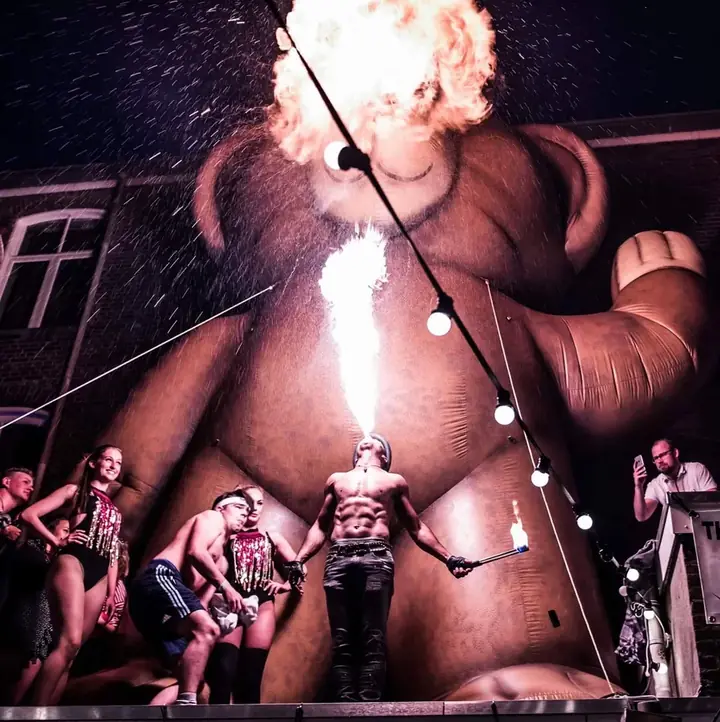
#> input picture assets/media/festival-720.webp, 720 x 722 px, given in place of logo-mail.png, which was not available; the run also reads 1 picture not shown here
$ python social.py
#> lines starting #> are read from the running program, lines starting #| are printed output that depends on the picture; pictures that were not available may be replaced by others from this repository, and a replacement may not be noted
#!/usr/bin/env python3
"""Maakt de gebrandede deelafbeeldingen (og-*.jpg, 1200x630) en de
volledige icon-set voor Apple en Android."""
import os
from PIL import Image, ImageDraw, ImageFilter, ImageEnhance

M = "assets/media"
LOGO = Image.open(os.path.join(M, "logo-mail.png")).convert("RGBA")

# basisfoto per paginatype -> og-<naam>.jpg
SOURCES = {
    "festival":   "festival-1600.webp",
    "avondvuur":  "avondvuur-1080.webp",
    "vuurbal":    "vuurbal-1333.webp",
    "vuurshow":   "vuurshow-850.webp",
    "workshop":   "workshop-1125.webp",
    "fakirshow":  "fakirshow-640.webp",
    "themafeest": "themafeest-1080.webp",
    "mentalist":  "mentalist-1371.webp",
    "reptiel":    "reptiel-960.webp",
    "post-cover": "post-cover.webp",
    "reel-1-poster": "reel-1-poster.webp",
}

def og_image(name, src):
#> called with name = 'festival', src = 'festival-1600.webp'
    im = Image.open(os.path.join(M, src)).convert("RGB")
    # naar 1200x630: cover-crop rond het midden, iets naar boven
    tw, th = 1200, 630
    scale = max(tw / im.width, th / im.height)
#> scale = 0.75
    im = im.resize((round(im.width * scale), round(im.height * scale)), Image.LANCZOS)
#> im: PIL image 1200x1203 RGB
    x = (im.width - tw) // 2
#> x = 0
    y = max(0, round((im.height - th) * 0.38))
#> y = 218
    im = im.crop((x, y, x + tw, y + th))
#> im: PIL image 1200x630 RGB
    im = ImageEnhance.Brightness(im).enhance(0.92)

    # donker verloop onderaan zodat het logo altijd leesbaar is
    grad = Image.new("L", (1, th))
    for j in range(th):
        k = max(0, (j / th - 0.45)) / 0.55
        grad.putpixel((0, j), int(200 * (k ** 1.4)))
    overlay = Image.new("RGB", (tw, th), (5, 3, 2))
    im = Image.composite(overlay, im, grad.resize((tw, th)))
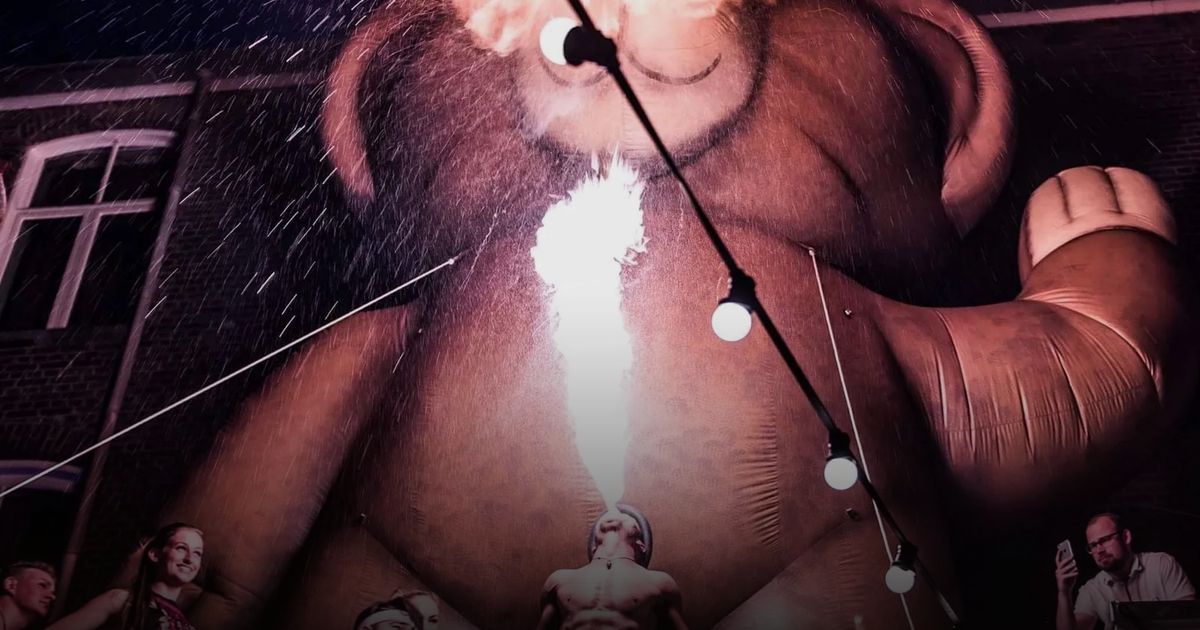
#> im: PIL image 1200x630 RGB; mean R, G, B 81.2, 50.9, 57.1

    # het logo met gloed, linksonder, plus de sterrenregel
    lw = 340
    lh = round(LOGO.height * lw / LOGO.width)
#> lh = 341
    logo = LOGO.resize((lw, lh), Image.LANCZOS)
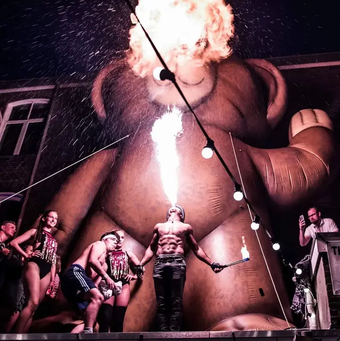
#> logo: PIL image 340x341 RGBA; mean R, G, B, A 100.6, 66.3, 74.5, 255
    glow = Image.new("RGBA", (lw + 80, lh + 80), (0, 0, 0, 0))
#> glow: PIL image 420x421 RGBA; every value is 0
    glow.paste(logo, (40, 40), logo)
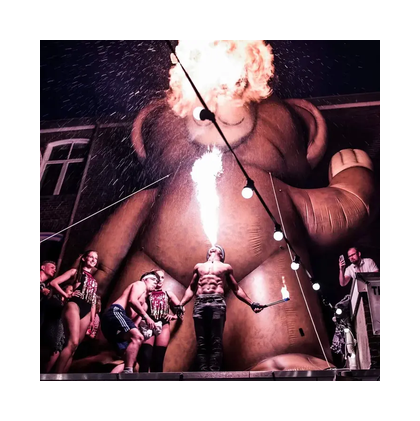
#> glow: PIL image 420x421 RGBA; mean R, G, B, A 66, 43.4, 48.8, 167.2; transparent parts drawn white
    glow = glow.filter(ImageFilter.GaussianBlur(18))
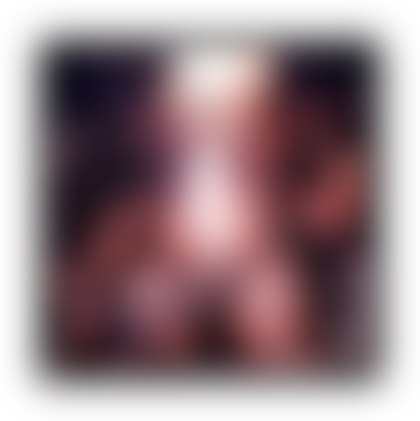
#> glow: PIL image 420x421 RGBA; mean R, G, B, A 66, 43.4, 48.8, 167.1; transparent parts drawn white
    px, py = 56, th - lh - 64
#> px = 56; py = 225
    im.paste(Image.new("RGB", glow.size, (255, 90, 10)), (px - 40, py - 40), glow.split()[3].point(lambda a: a // 3))
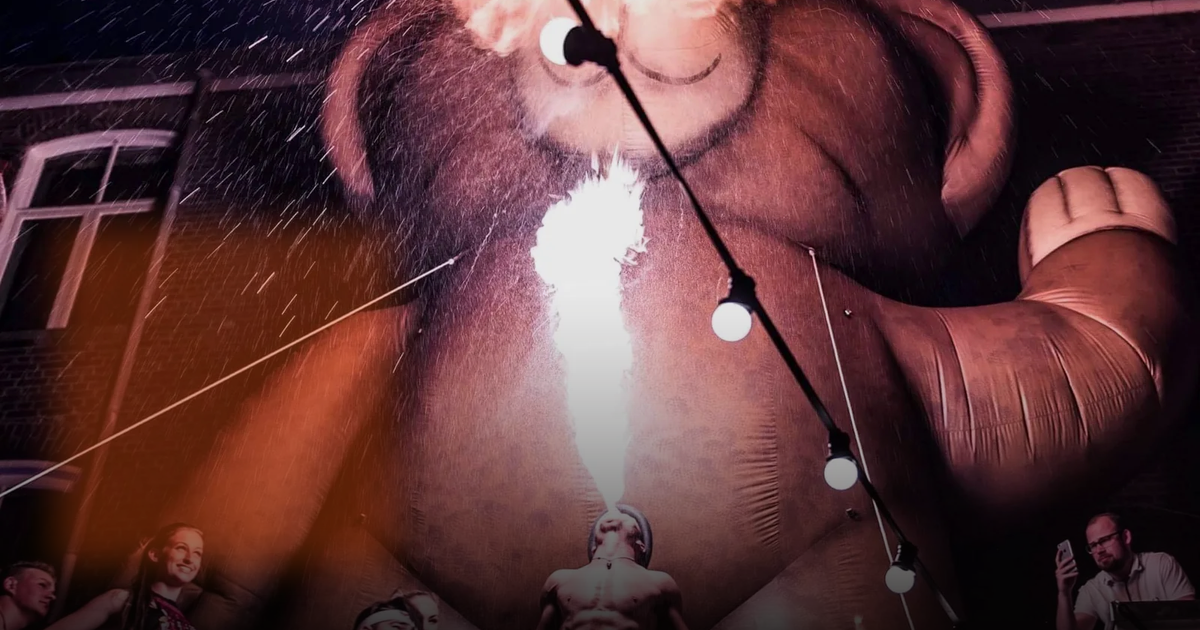
#> im: PIL image 1200x630 RGB; mean R, G, B 92, 54.3, 56.1
    im.paste(logo, (px, py), logo)
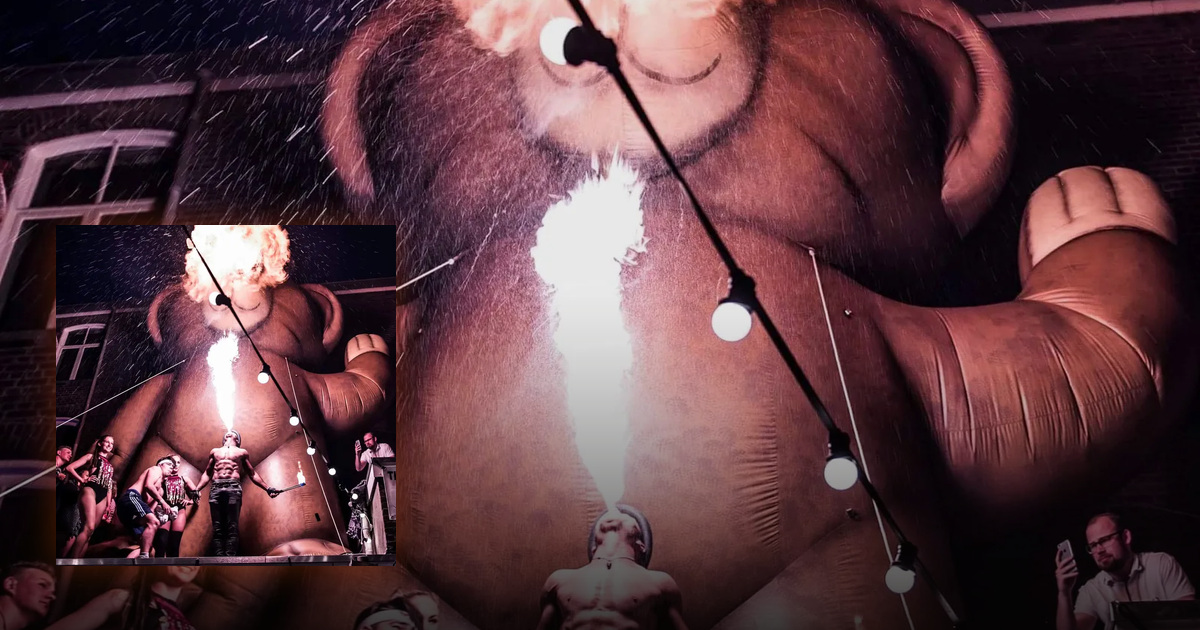
#> im: PIL image 1200x630 RGB; mean R, G, B 90.9, 57.8, 64

    d = ImageDraw.Draw(im)
    # sterren + 4.9 als kleine gouden badge onder het logo
    sy = py + lh + 14
#> sy = 580
    for s in range(5):
        cx = px + 8 + s * 26
        d.polygon([(cx, sy), (cx + 4, sy + 8), (cx + 12, sy + 9), (cx + 6, sy + 15),
                   (cx + 8, sy + 24), (cx, sy + 19), (cx - 8, sy + 24), (cx - 6, sy + 15),
                   (cx - 12, sy + 9), (cx - 4, sy + 8)], fill=(255, 176, 32))
    out = os.path.join(M, f"og-{name}.jpg")
    im.save(out, "JPEG", quality=82, optimize=True, progressive=True)
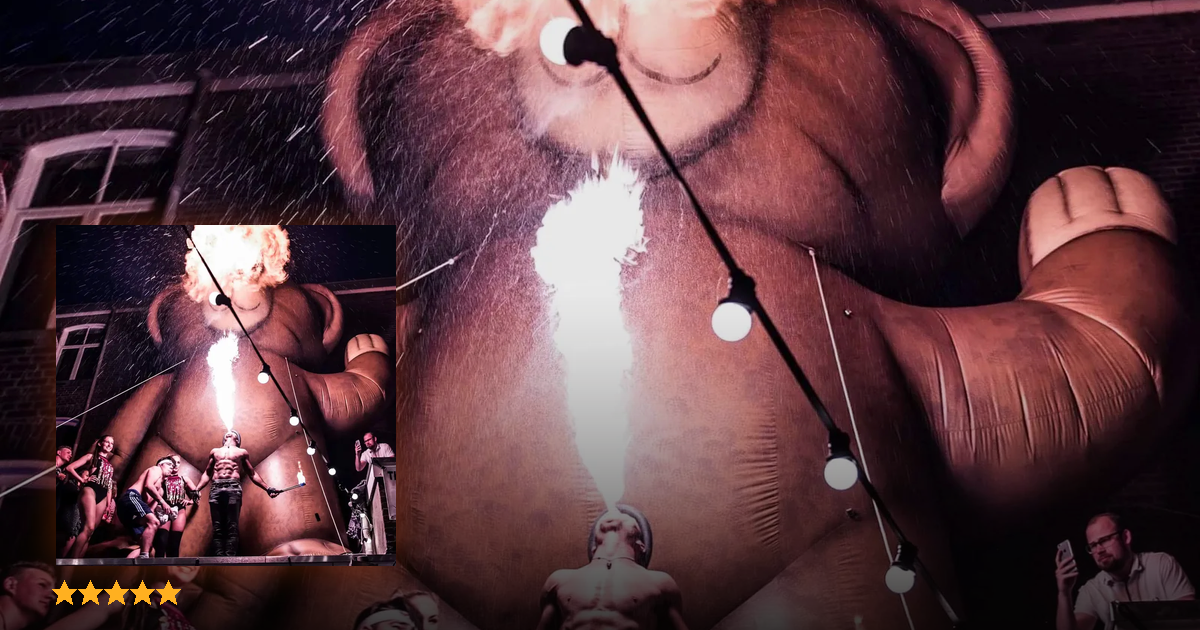
#> saved as og-festival.jpg: PIL image 1200x630 RGB; mean R, G, B 91.3, 58.1, 64
    print(f"  og-{name}.jpg  {os.path.getsize(out)//1024} KiB")

for name, src in SOURCES.items():
    og_image(name, src)
#> pass 2 of the loop `for name, src in SOURCES.items():`:
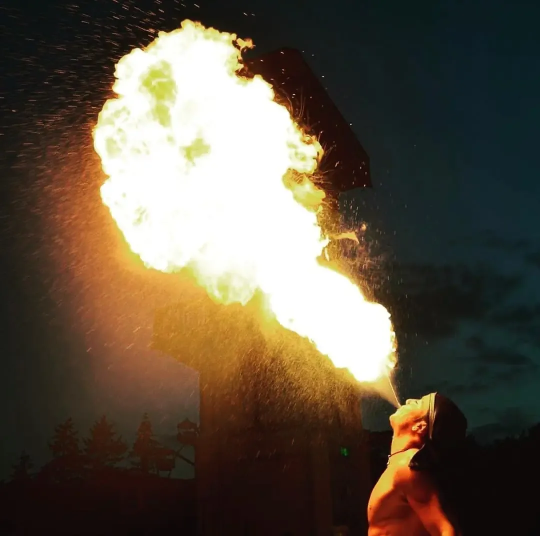
#> input picture assets/media/avondvuur-1080.webp, 1080 x 1072 px, found by its file name (shown at 1/2 size)
#> in og_image, im is the input picture: PIL image 1080x1072 RGB; mean R, G, B 94.1, 82.8, 67.8
#> in og_image (call 2), `im.paste(Image.new("RGB", glow.size, (255, 90, 10)), (px - 40, py - 40..`:
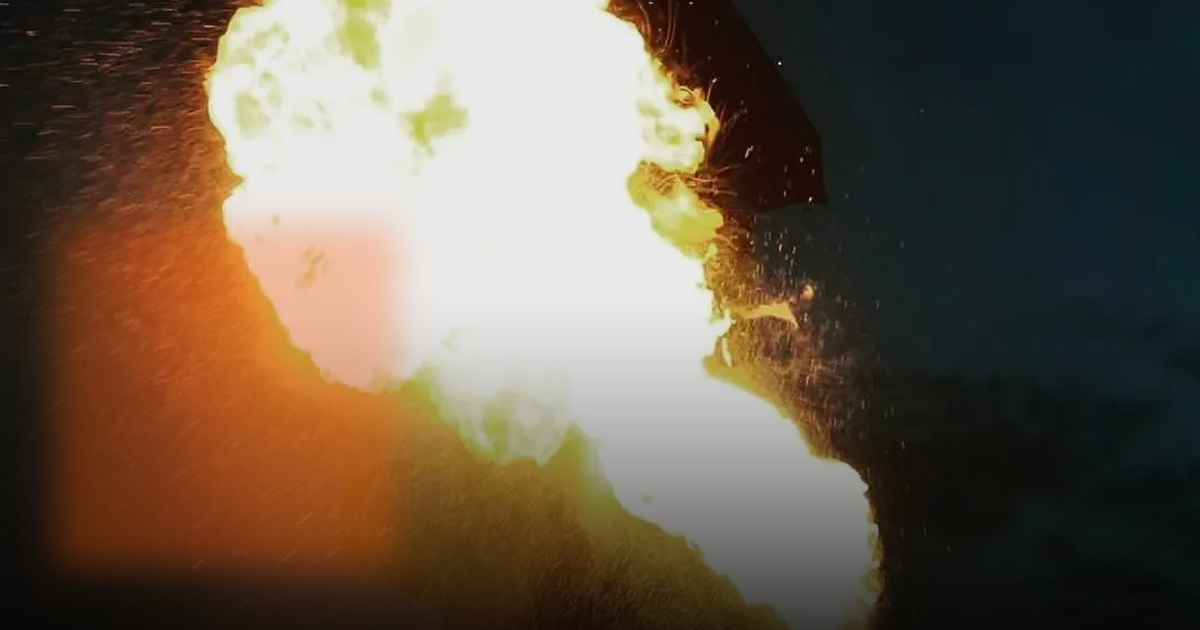
#> im: PIL image 1200x630 RGB; mean R, G, B 106.3, 91.8, 76.1
#> in og_image (call 2), `im.save(out, "JPEG", quality=82, optimize=True, progressive=True)`:
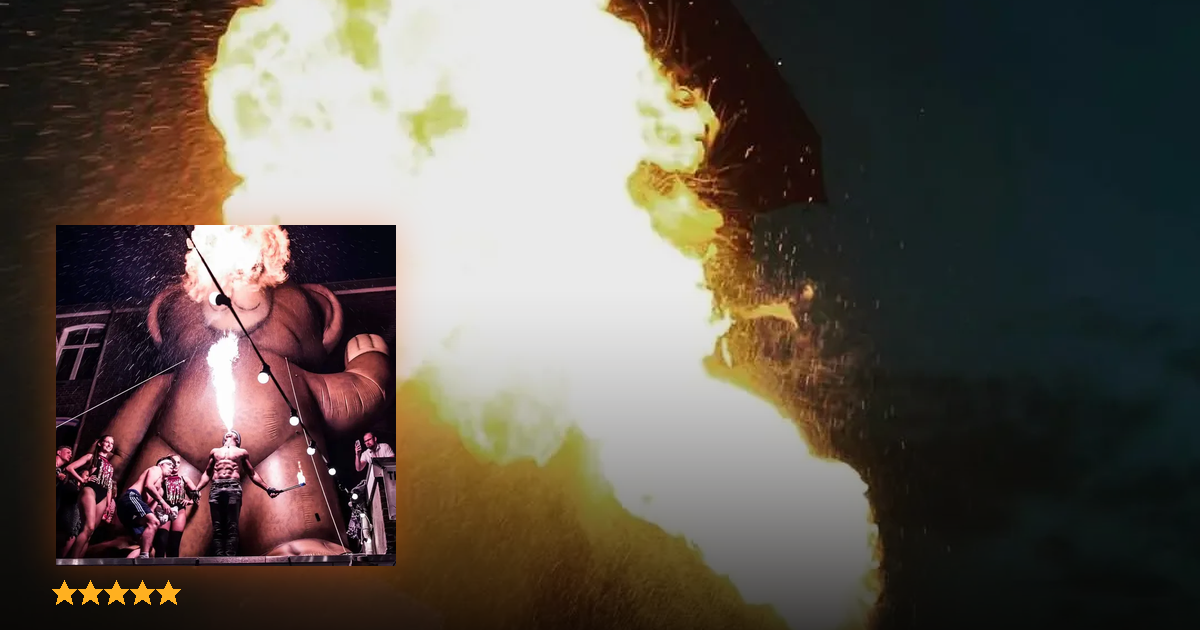
#> saved as og-avondvuur.jpg: PIL image 1200x630 RGB; mean R, G, B 97, 88, 80
#> pass 3 of the loop `for name, src in SOURCES.items():`:
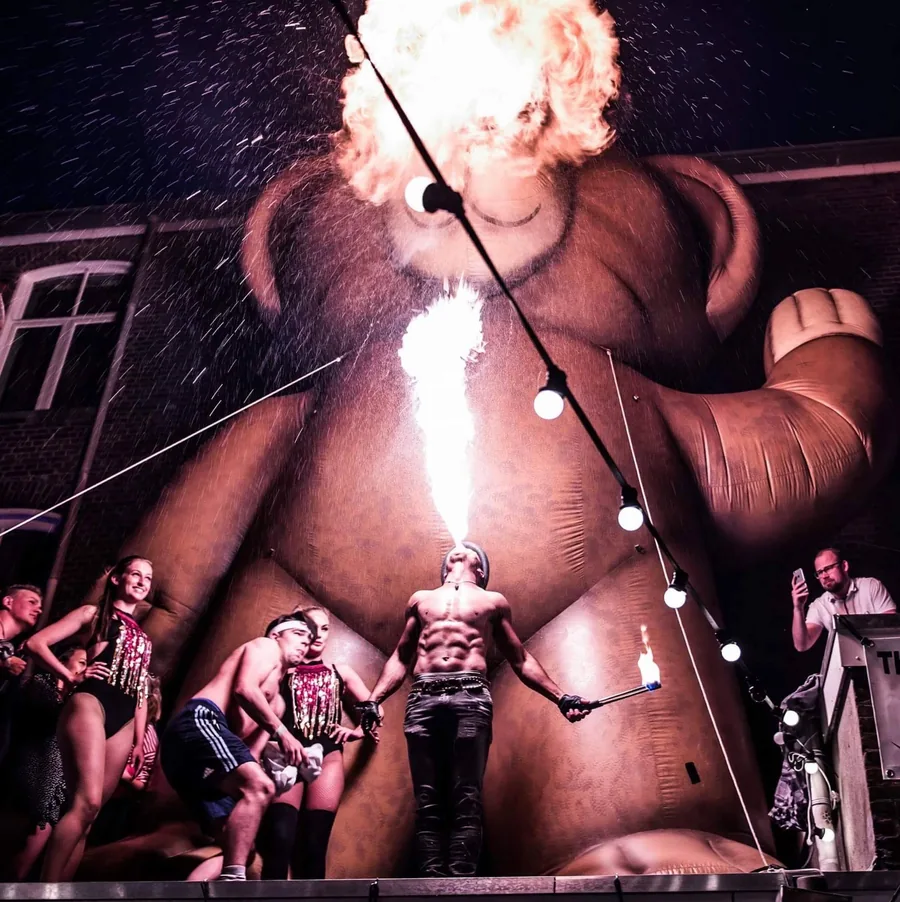
#> input picture assets/media/festival-900.webp, 900 x 902 px, given in place of vuurbal-1333.webp, which was not available
#> in og_image, im is the input picture: PIL image 900x902 RGB; mean R, G, B 100.7, 66.1, 74.5
#> in og_image (call 3), `im.paste(Image.new("RGB", glow.size, (255, 90, 10)), (px - 40, py - 40..`:
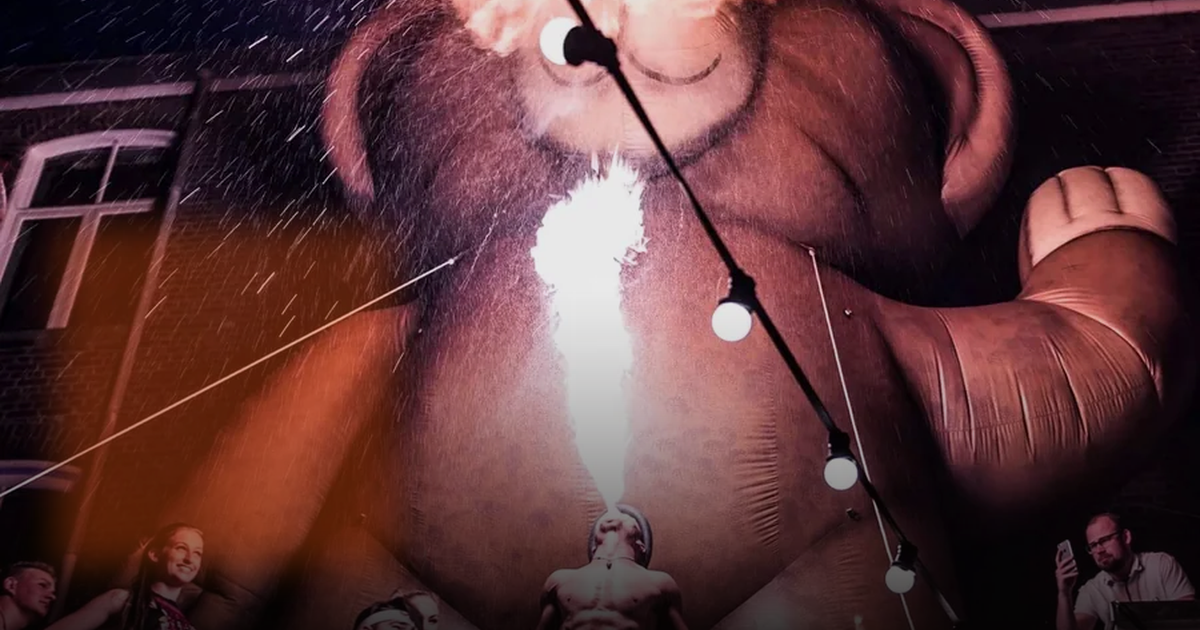
#> im: PIL image 1200x630 RGB; mean R, G, B 92, 54.3, 56.2
#> in og_image (call 3), `im.save(out, "JPEG", quality=82, optimize=True, progressive=True)`:
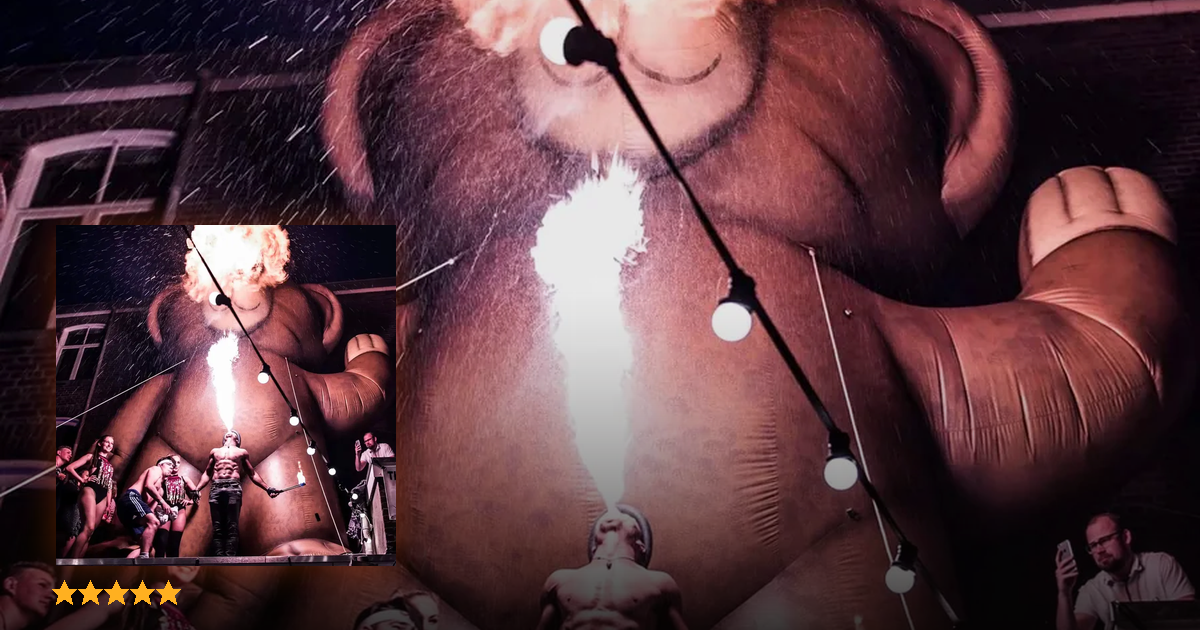
#> saved as og-vuurbal.jpg: PIL image 1200x630 RGB; mean R, G, B 91.3, 58.1, 64
#> (the run stopped early here; a loop or call above may not have finished)
